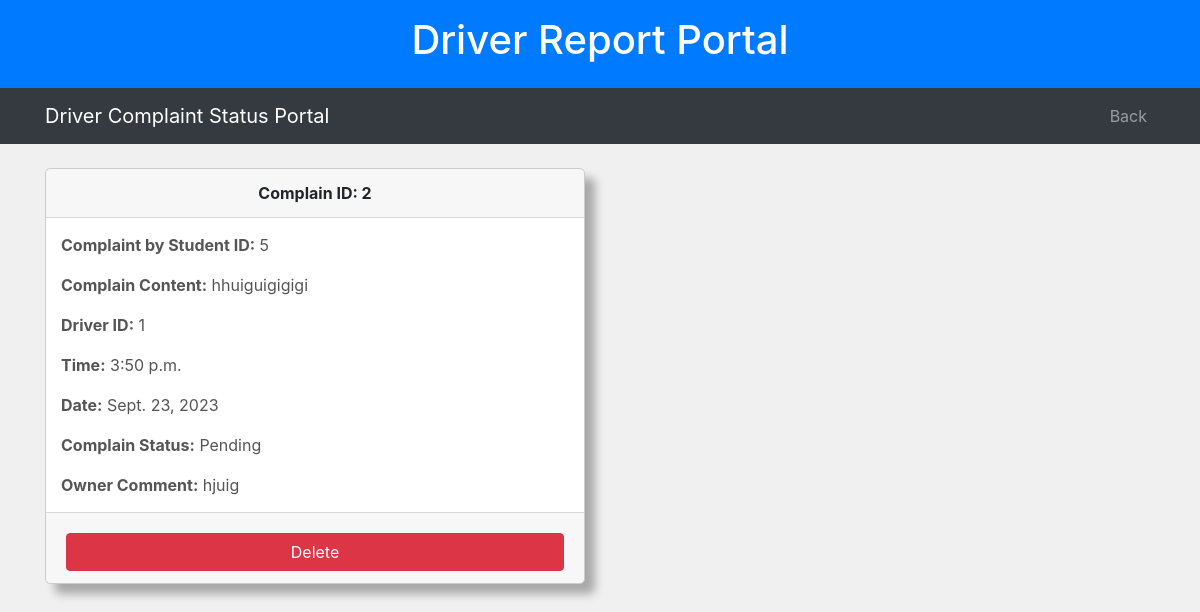
The page /complain_status_Stu/7/ on the database its author committed.
### shared_app/models.py (models this page shows)
class Complaint(models.Model):
    student_id = models.ForeignKey(Student, on_delete=models.CASCADE)
    driver_id = models.PositiveIntegerField()
    complain_content = models.TextField()
    time_of_complain = models.TimeField(default=timezone.now, null=True)
    day_of_complain = models.DateField(default=timezone.now)
    owner_approval = models.CharField(max_length=7,default='Pending')
    owner_comments = models.TextField(default='-')

### student/models.py (models this page shows)
class Student(models.Model):
    first_name = models.CharField(max_length=255)
    last_name = models.CharField(max_length=255)
    profile_image = models.ImageField(upload_to='student_profiles/', null=True, blank=True)
    father_name = models.CharField(max_length=255)
    address = models.TextField()
    area = models.CharField(max_length=255)
    roll_no = models.CharField(max_length=20)
    grade = models.CharField(max_length=10)
    email = models.EmailField()
    username = models.CharField(max_length=100, unique=True)
    phone_no = models.CharField(max_length=20)
    password = models.CharField(max_length=100)
    driver_id = models.ForeignKey(Driver, on_delete=models.SET_NULL, null=True, blank=True, default=None)
    status= models.BooleanField(default=False)

### student/views.py (the view)
# urls.py: path('complain_status_Stu/<int:student_id>/', stu.complaints_status, name='complain_status_Stu'),
def complaints_status(request, student_id):
    student = get_object_or_404(Student, id=student_id)
    complaints = Complaint.objects.all()  # Retrieve all complaints
    context = {'student': student,'complaints': complaints,'user_role': 'Student'}
    return render(request, 'std_complain_views.html', context)

### templates/std_complain_views.html (shortened to what this page needs)
{% load static %}
<!DOCTYPE html>
<html>
<head>
    <link rel="stylesheet" href="https://maxcdn.bootstrapcdn.com/bootstrap/4.5.2/css/bootstrap.min.css">
    <link rel="stylesheet" href="https://cdnjs.cloudflare.com/ajax/libs/font-awesome/5.15.3/css/all.min.css">
</head>
<body>
<header class="bg-primary text-white py-3">
    <div class="container text-center">
        <h1>Driver Report Portal</h1>
    </div>
</header>
<nav class="navbar navbar-expand-lg navbar-dark bg-dark">
    <div class="container">
        <a class="navbar-brand" href="#">Driver Complaint Status Portal</a>
        <div class="collapse navbar-collapse" id="navbarNav">
            <ul class="navbar-nav ml-auto">
                <li class="nav-item">
                    {% if user_role == 'Student' %}
                        <a class="nav-link" href="{% url 'student_portal' student.id %}">Back</a>
                    {% elif user_role == 'Driver' %}
                        <a class="nav-link" href="{% url 'driver_portal' driver.id %}">Back</a>
                    {% endif %}
                </li>
            </ul>
        </div>
    </div>
</nav>
<div class="container mt-4">
    <div class="row">
        {% if user_role == 'Student' %}
        {% for complaint in complaints %}
        <div class="col-md-6">
            <div class="card complaint-card">
                <div class="card-header text-center">
                    <strong>Complain ID: {{ complaint.id }}</strong>
                </div>
                <div class="card-body">
                    <p class="card-text"><strong>Complaint by Student ID:</strong> {{ complaint.student_id.id }}</p>
                    <p class="card-text"><strong>Complain Content:</strong> {{ complaint.complain_content }}</p>
                    <p class="card-text"><strong>Driver ID:</strong> {{ complaint.driver_id }}</p>
                    <p class="card-text"><strong>Time:</strong> {{ complaint.time_of_complain }}</p>
                    <p class="card-text"><strong>Date:</strong> {{ complaint.day_of_complain }}</p>
                    <p class="card-text"><strong>Complain Status:</strong> {{ complaint.owner_approval }}</p>
                    <p class="card-text"><strong>Owner Comment:</strong> {{ complaint.owner_comments }}</p>
                </div>
                <div class="card-footer text-center">
                    <button class="btn btn-danger btn-block mt-2" type="button" onclick="confirmDelete('{{ complaint.id }}')">
                        Delete
                    </button>
                </div>
            </div>
        </div>
        {% endfor %}
        {% endif %}
    </div>
</div>
</body>
</html>

### templates/std_complain_views.html (style rules this page uses)
body { background-color: #f0f0f0; }
.complaint-card { margin-bottom: 20px; border: 1px solid #ccc; border-radius: 5px; box-shadow: 10px 10px 10px rgba(0, 0, 0, 0.3); transition: transform 0.2s; }
.complaint-card .card-body { padding: 15px; }
.complaint-card .card-text { font-size: 16px; color: #555; }

### rows shown on the page
Complaint: id "2", student_id.id "5", complain_content "hhuiguigigigi", driver_id "1", time_of_complain "3:50 p.m.", day_of_complain "Sept. 23, 2023", owner_approval "Pending", owner_comments "hjuig"
